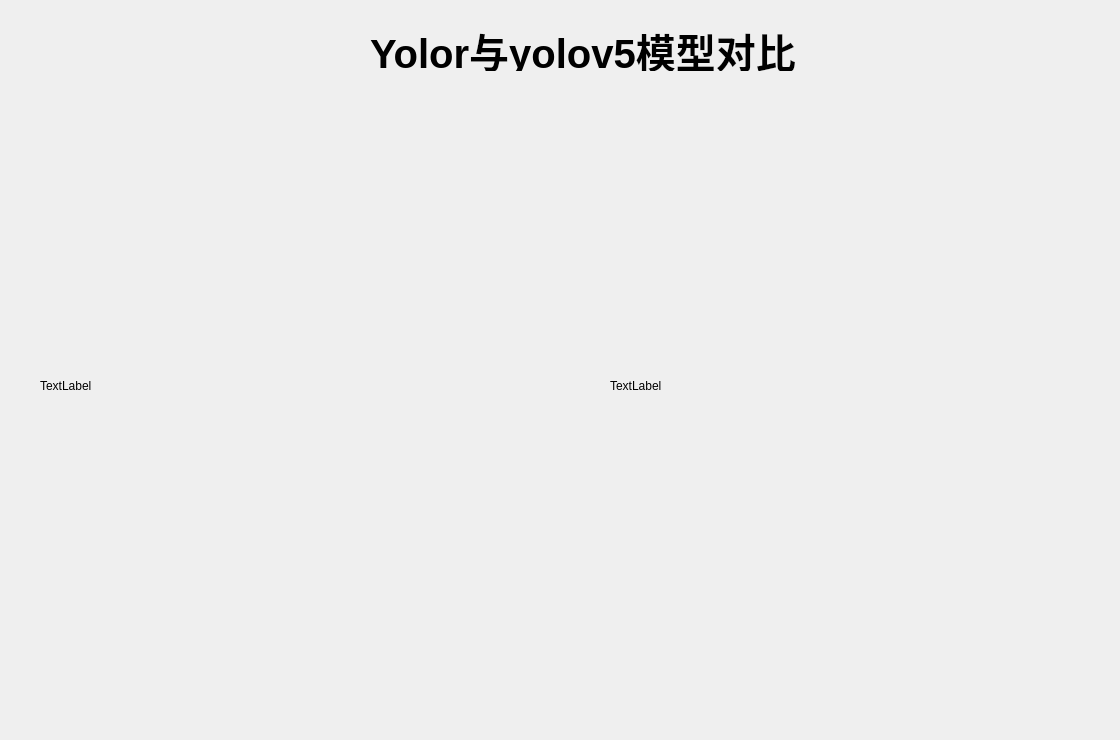
<?xml version="1.0" encoding="UTF-8"?>
<ui version="4.0">
 <class>Form</class>
 <widget class="QWidget" name="Form">
  <property name="geometry">
   <rect>
    <x>0</x>
    <y>0</y>
    <width>1120</width>
    <height>740</height>
   </rect>
  </property>
  <property name="windowTitle">
   <string>Form</string>
  </property>
  <widget class="QLabel" name="label1">
   <property name="geometry">
    <rect>
     <x>40</x>
     <y>110</y>
     <width>501</width>
     <height>551</height>
    </rect>
   </property>
   <property name="text">
    <string>TextLabel</string>
   </property>
  </widget>
  <widget class="QLabel" name="label2">
   <property name="geometry">
    <rect>
     <x>610</x>
     <y>110</y>
     <width>501</width>
     <height>551</height>
    </rect>
   </property>
   <property name="text">
    <string>TextLabel</string>
   </property>
  </widget>
  <widget class="QLabel" name="label">
   <property name="geometry">
    <rect>
     <x>370</x>
     <y>30</y>
     <width>451</width>
     <height>41</height>
    </rect>
   </property>
   <property name="styleSheet">
    <string notr="true">#label
{
	    text-align:right;
    font-family:;
	font: ;
	font: 36pt &quot;华文楷体&quot;;
    font-size:40px;
    font-weight:bold;
	
}</string>
   </property>
   <property name="text">
    <string>Yolor与yolov5模型对比</string>
   </property>
  </widget>
 </widget>
 <resources/>
 <connections/>
</ui>
